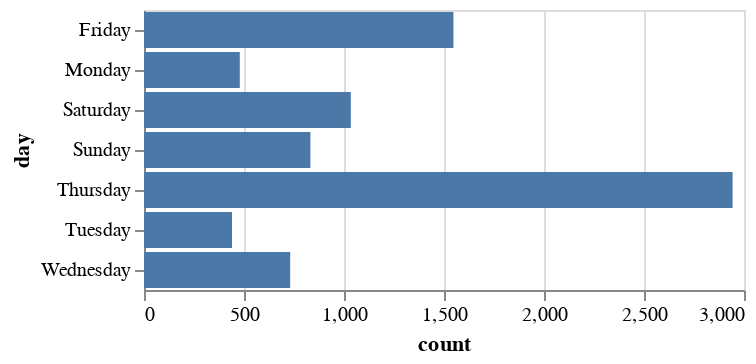

This figure's notebook cell:
### Code cell
chart = alt.Chart(day_of_week).mark_bar().encode(
    y='day',
    x='count'
)



chart.show()  # This will display the chart

### Figure 1 — Vega-Lite specification as saved in the notebook (floating-point values rounded to 4 significant figures)
{"config": {"view": {"continuousWidth": 300, "continuousHeight": 300}}, "data": {"name": "data-5ada958ef14878a7c2db117dee48f9dd"}, "mark": {"type": "bar"}, "encoding": {"x": {"field": "count", "type": "quantitative"}, "y": {"field": "day", "type": "nominal"}}, "$schema": "https://vega.github.io/schema/vega-lite/v5.17.0.json", "datasets": {"data-5ada958ef14878a7c2db117dee48f9dd": [{"day": "Thursday", "count": 2943}, {"day": "Friday", "count": 1547}, {"day": "Saturday", "count": 1034}, {"day": "Sunday", "count": 832}, {"day": "Wednesday", "count": 731}, {"day": "Monday", "count": 479}, {"day": "Tuesday", "count": 440}]}}
